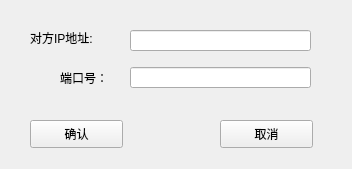
<?xml version="1.0" encoding="UTF-8"?>
<ui version="4.0">
 <class>ConnectPlayUI</class>
 <widget class="QWidget" name="ConnectPlayUI">
  <property name="geometry">
   <rect>
    <x>0</x>
    <y>0</y>
    <width>352</width>
    <height>169</height>
   </rect>
  </property>
  <property name="sizePolicy">
   <sizepolicy hsizetype="Fixed" vsizetype="Fixed">
    <horstretch>0</horstretch>
    <verstretch>0</verstretch>
   </sizepolicy>
  </property>
  <property name="windowTitle">
   <string>联机对战</string>
  </property>
  <widget class="QPushButton" name="btnOK">
   <property name="geometry">
    <rect>
     <x>30</x>
     <y>120</y>
     <width>93</width>
     <height>28</height>
    </rect>
   </property>
   <property name="text">
    <string>确认</string>
   </property>
  </widget>
  <widget class="QPushButton" name="btnCancel">
   <property name="geometry">
    <rect>
     <x>220</x>
     <y>120</y>
     <width>93</width>
     <height>28</height>
    </rect>
   </property>
   <property name="text">
    <string>取消</string>
   </property>
  </widget>
  <widget class="QLabel" name="label">
   <property name="geometry">
    <rect>
     <x>30</x>
     <y>30</y>
     <width>91</width>
     <height>16</height>
    </rect>
   </property>
   <property name="text">
    <string>对方IP地址:</string>
   </property>
  </widget>
  <widget class="QLineEdit" name="leIP">
   <property name="geometry">
    <rect>
     <x>130</x>
     <y>30</y>
     <width>181</width>
     <height>21</height>
    </rect>
   </property>
  </widget>
  <widget class="QLabel" name="label_2">
   <property name="geometry">
    <rect>
     <x>60</x>
     <y>70</y>
     <width>61</width>
     <height>16</height>
    </rect>
   </property>
   <property name="text">
    <string>端口号：</string>
   </property>
  </widget>
  <widget class="QLineEdit" name="lePort">
   <property name="geometry">
    <rect>
     <x>130</x>
     <y>67</y>
     <width>181</width>
     <height>21</height>
    </rect>
   </property>
  </widget>
 </widget>
 <resources/>
 <connections/>
</ui>
